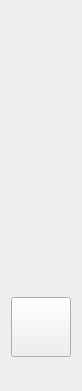
     <widget class="QWidget" name="verticalLayoutWidget">
      <property name="geometry">
       <rect>
        <x>580</x>
        <y>0</y>
        <width>62</width>
        <height>391</height>
       </rect>
      </property>
      <layout class="QVBoxLayout" name="verticalLayout">
       <item>
        <widget class="QPushButton" name="run_button_2">
         <property name="sizePolicy">
          <sizepolicy hsizetype="MinimumExpanding" vsizetype="MinimumExpanding">
           <horstretch>0</horstretch>
           <verstretch>0</verstretch>
          </sizepolicy>
         </property>
         <property name="minimumSize">
          <size>
           <width>60</width>
           <height>60</height>
          </size>
         </property>
         <property name="maximumSize">
          <size>
           <width>60</width>
           <height>60</height>
          </size>
         </property>
         <property name="font">
          <font>
           <family>Arial</family>
           <weight>75</weight>
           <bold>true</bold>
          </font>
         </property>
         <property name="styleSheet">
          <string notr="true">QPushButton {
    image: url(:/newPrefix/pic/run.png);
    border:0px;
}
QPushButton:pressed {
    background-color: rgb(224, 0, 0);
    border-style: inset;
}</string>
         </property>
         <property name="text">
          <string/>
         </property>
         <property name="iconSize">
          <size>
           <width>80</width>
           <height>80</height>
          </size>
         </property>
        </widget>
       </item>
       <item>
        <widget class="QPushButton" name="stop_button_2">
         <property name="sizePolicy">
          <sizepolicy hsizetype="MinimumExpanding" vsizetype="MinimumExpanding">
           <horstretch>0</horstretch>
           <verstretch>0</verstretch>
          </sizepolicy>
         </property>
         <property name="minimumSize">
          <size>
           <width>60</width>
           <height>60</height>
          </size>
         </property>
         <property name="maximumSize">
          <size>
           <width>60</width>
           <height>60</height>
          </size>
         </property>
         <property name="font">
          <font>
           <family>Arial</family>
           <weight>75</weight>
           <bold>true</bold>
          </font>
         </property>
         <property name="styleSheet">
          <string notr="true">
	border:0px;
</string>
         </property>
         <property name="text">
          <string/>
         </property>
         <property name="icon">
          <iconset>
           <normaloff>:/newPrefix/pic/stop.png</normaloff>:/newPrefix/pic/stop.png</iconset>
         </property>
         <property name="iconSize">
          <size>
           <width>80</width>
           <height>80</height>
          </size>
         </property>
        </widget>
       </item>
       <item>
        <widget class="QPushButton" name="set_button_2">
         <property name="sizePolicy">
          <sizepolicy hsizetype="MinimumExpanding" vsizetype="MinimumExpanding">
           <horstretch>0</horstretch>
           <verstretch>0</verstretch>
          </sizepolicy>
         </property>
         <property name="minimumSize">
          <size>
           <width>60</width>
           <height>60</height>
          </size>
         </property>
         <property name="maximumSize">
          <size>
           <width>60</width>
           <height>60</height>
          </size>
         </property>
         <property name="font">
          <font>
           <family>Arial</family>
           <weight>75</weight>
           <bold>true</bold>
          </font>
         </property>
         <property name="styleSheet">
          <string notr="true">background-image: url(:/newPrefix/pic/check.png);
	border:0px;
</string>
         </property>
         <property name="text">
          <string/>
         </property>
         <property name="icon">
          <iconset>
           <normaloff>:/newPrefix/pic/check.png</normaloff>:/newPrefix/pic/check.png</iconset>
         </property>
         <property name="iconSize">
          <size>
           <width>80</width>
           <height>80</height>
          </size>
         </property>
        </widget>
       </item>
       <item>
        <widget class="QPushButton" name="reset_button">
         <property name="sizePolicy">
          <sizepolicy hsizetype="Fixed" vsizetype="Fixed">
           <horstretch>0</horstretch>
           <verstretch>0</verstretch>
          </sizepolicy>
         </property>
         <property name="maximumSize">
          <size>
           <width>60</width>
           <height>60</height>
          </size>
         </property>
         <property name="text">
          <string/>
         </property>
        </widget>
       </item>
      </layout>
     </widget>
